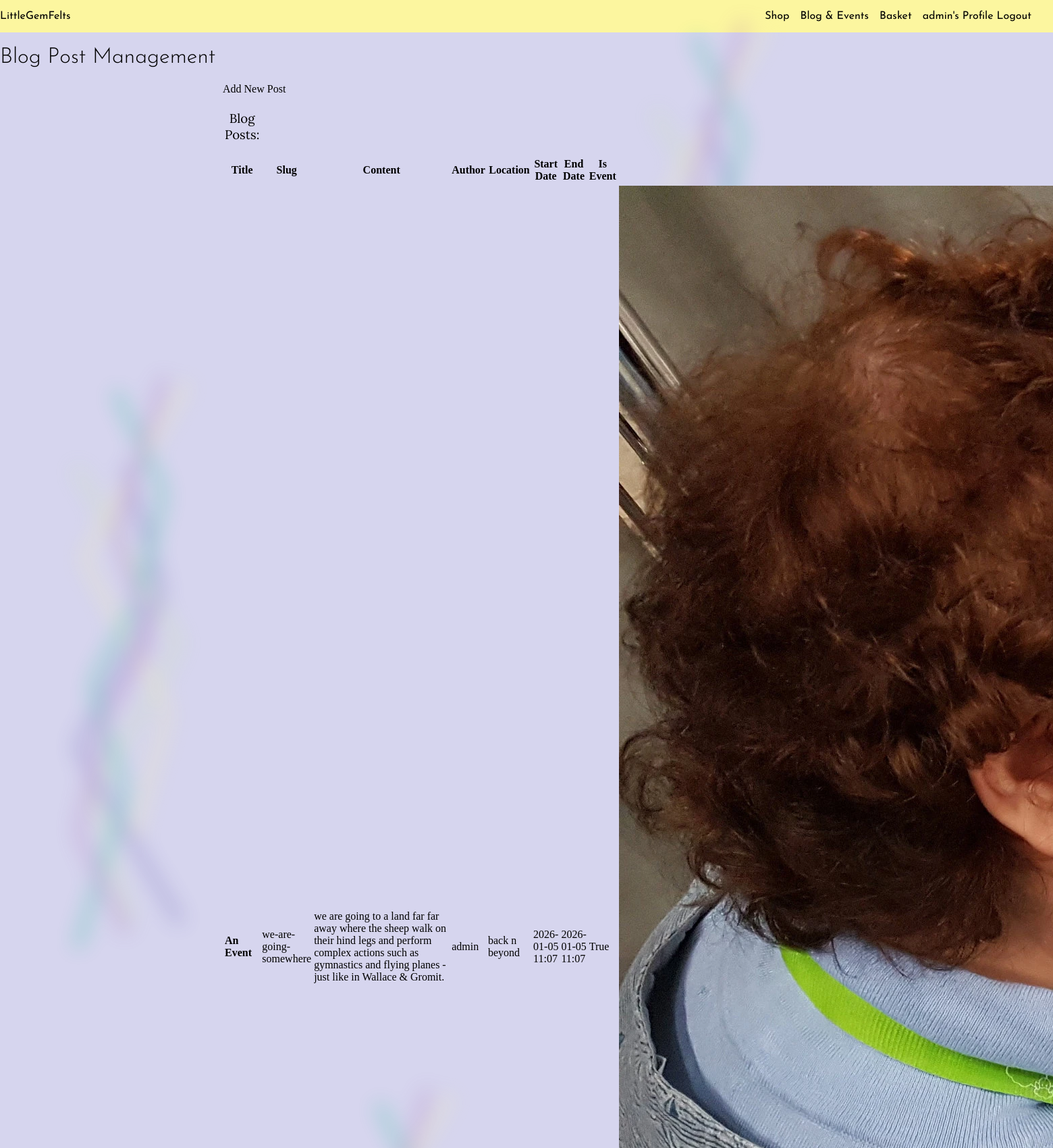
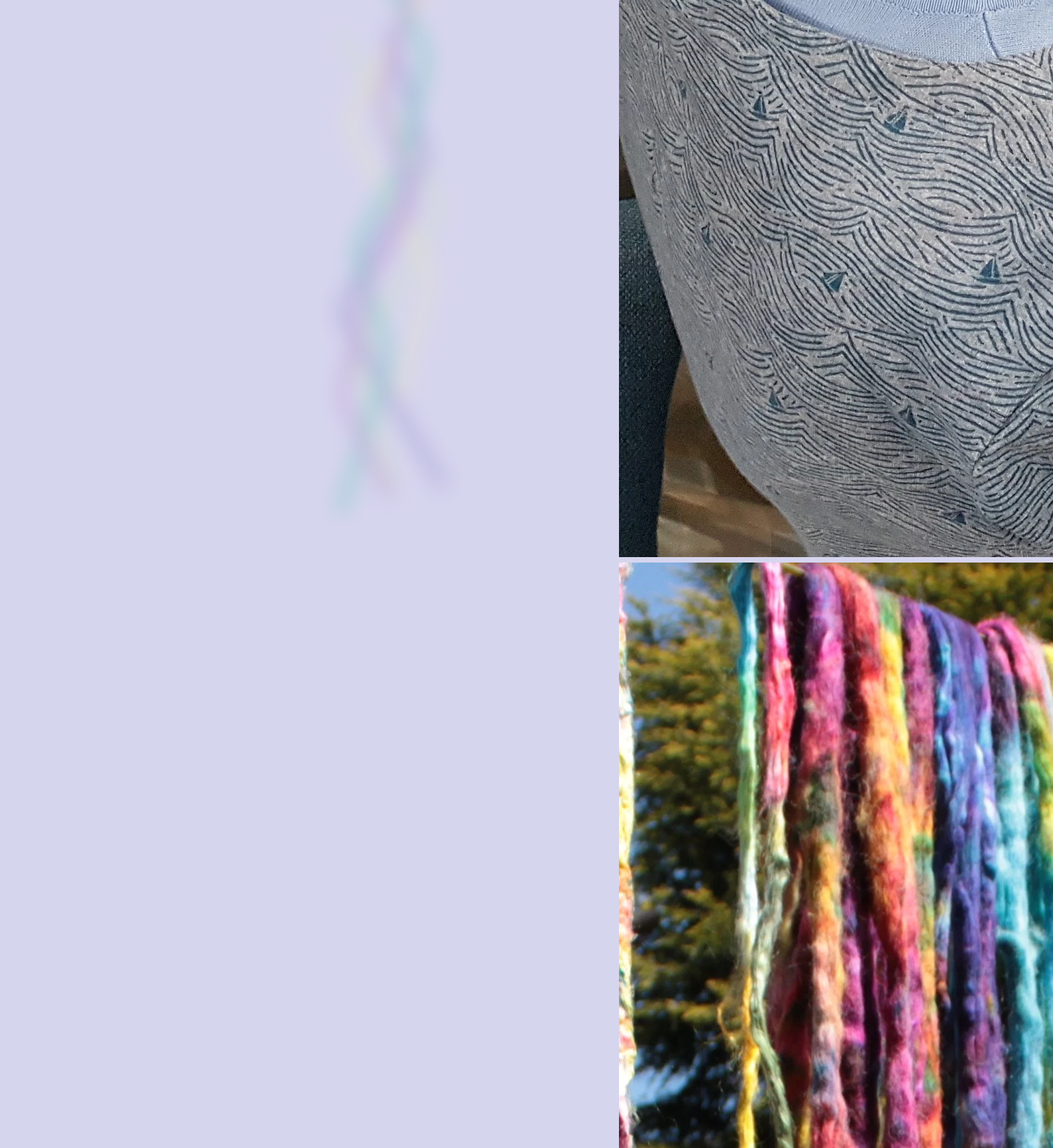
The app's page /management/blog/ (signed in, upper part) with its own data (2 pictures, top to bottom).
### blog/models.py (models this page shows, shortened)
class Post(models.Model):
    title = models.CharField(max_length=200, unique=True)
    slug = models.SlugField(max_length=200, unique=True)
    author = models.ForeignKey(User, on_delete=models.CASCADE, related_name="blog_posts")
    content = models.TextField()
    img = models.ImageField(blank=True ,upload_to=None, height_field=None, width_field=None, max_length=None)
    start_date = models.DateTimeField(auto_now=False, auto_now_add=False)
    end_date = models.DateTimeField(auto_now=False, auto_now_add=False)
    location = models.CharField(max_length=200)
    is_event = models.BooleanField(default=False)
    allow_comments = models.BooleanField(default=False)
    date_created = models.DateTimeField(auto_now_add=True)
    date_updated = models.DateTimeField(auto_now=True)
    publish = models.BooleanField(default=False)
    class Meta:
        ordering = ['date_created']

### management/views.py (the view)
# urls.py: path('blog/', views.blog_management, name='blog_management'),
@staff_member_required
def blog_management(request):
    posts = Post.objects.all().select_related('author')
    context = {
        'posts': posts,
    }
    return render(request, 'management/blog_management.html', context)

### basket/contexts.py (called while the page is built, shortened)
def basket_contents(request):
    basket_items=[]
    product_count = 0
    total = Decimal('0.00')
    delivery = Decimal('0.00')
    basket = request.session.get('basket', {}) # needs to fetch the items from the basket when implemented
    grand_total = total + delivery
    return {
        'basket_items': basket_items,
        'product_count': product_count,
        'total': total.quantize(Decimal('0.01')),
        'delivery': delivery.quantize(Decimal('0.01')),
        'grand_total': grand_total.quantize(Decimal('0.01')),
    }

### management/templates/management/blog_management.html (shortened to what this page needs)
{% extends "layout.html" %}
{% load static %}
{% block extra_css %}
<link rel="stylesheet" href="{% static 'css/profile.css' %}">
{% endblock extra_css %}
{% block titles %}
<h1>Blog Post Management</h1>
{% endblock titles %}
{% block content %}
<section class="product-listing">
    <div>
        <wa-button href="{% url 'management:add_post' %}" variant="brand" pill>Add New Post</wa-button>
    </div>
    <div class="container">
        <wa-scroller orientation="horizontal">
            <table>
                <tr>
                    <th><h3>Blog Posts:</h3></th>
                </tr>
                <tr>
                    <th>Title</th>
                    <th>Slug</th>
                    <th>Content</th>
                    <th>Author</th>
                    <th>Location</th>
                    <th>Start Date</th>
                    <th>End Date</th>
                    <th>Is Event</th>
                    <th>Allow Comments</th>
                </tr>
                {% for post in posts %}
                <tr>
                    <td>
                        {{post.title}}
                    </td>
                    <td>
                        {{post.slug}}
                    </td>
                    <td>
                        <div class="description-cell">{{post.content}}</div>
                    </td>
                    <td>
                        {{post.author}}
                    </td>
                    <td>
                        {{post.location}}
                    </td>
                    <td>
                        {{post.start_date|date:"Y-m-d H:i"}}
                    </td>
                    <td>
                        {{post.end_date|date:"Y-m-d H:i"}}
                    </td>
                    <td>
                        {{post.is_event}}
                    </td>
                    <td>
                        <div class="image-cell">
                            {% if post.img %}
                                <img src="{{ post.img.url }}" alt="{{ post.title }}">
                            {% else %}
                                <span>No image</span>
                            {% endif %}
                        </div>
                    </td>
                </tr>
                {% empty %}
                <tr>
                    <td colspan="12">No blog posts found.</td>
                </tr>
                {% endfor %}
            </table>
        </wa-scroller>
    </div>
</section>
{% endblock content %}

### templates/layout.html (shortened to what this page needs)
{% load static %}
{% url "home" as home_url %}
<!DOCTYPE html>
<html lang="en">
<head>
    <link rel="stylesheet" type="text/css" href="https://cdn.jsdelivr.net/npm/toastify-js/src/toastify.min.css">
    <link rel="stylesheet" href="{%static 'css/base.css'%}">
    {% block extra_css %}{% endblock extra_css %}
</head>
<body>
    <header>
      <nav class='navbar'>
      <wa-button appearance='plain' size='large'href='{% url 'home'%}'>LittleGemFelts</wa-button>
      <ul class="menu">
        <li>
          <wa-button class="nav-btn" href="{% url 'store:store'%}">Shop</wa-button>
        </li>
          <wa-button class="nav-btn" pill href="{% url 'blog:blog_list'%}">Blog & Events</wa-button>
        <li>
          <wa-button class="nav-btn" pill href="{% url 'basket:view_basket'%}">Basket</wa-button>
        </li>
        <li>
          {% if user.is_authenticated %}
          <wa-button class="nav-btn" pill href="{% url 'userprofile:profile_view'%}">{{user.username}}'s Profile</wa-button>
          <wa-button class="nav-btn" pill href="{% url 'account_logout' %}">Logout</wa-button>
          {% else %}
          <wa-button class="nav-btn" pill href="{% url 'account_login' %}">Log-in / Sign-up</wa-button>
          {% endif %}
        </li>
      </ul>
      </nav>
    </header>
    <div class="background-svg">
      <div class="bg-svg item1">
        <img src="{{MEDIA_URL}}fibers.svg" alt="">
      </div>
      <div class="bg-svg item2">
        <img src="{{MEDIA_URL}}fibers.svg" alt="">
      </div>
      <div class="bg-svg item3">
      </div>
      <div class="bg-svg item4">
      </div>
    </div>
    <main>
      {% block titles %}{% endblock titles %}
      {% block content %}{% endblock content %}
    </main>
</body>
</html>

### static/css/base.css (style rules this page uses)
:root { --title-font: "josefin sans", sans-serif; --heading-font: "Lora", sans-serif; --content-font: "cormorant", sans-serif; --amethyst-c1: #a560b2; --violet-twilight-c2: #564dac; --light-gold-c3: #fcf69f; --lavender-c4: #d6d5ee; --ash-grey-c5: #a3c4bc; --tropical-teal-c6: #16bac5; }
html, body { width: 100%; margin: 0; }
body { display: flex; flex-direction: column; background-color: #d6d5ee; }
main { flex: 1; z-index:2; }
h1 { font-family: var(--title-font); font-weight: 300; }
h2, h3, h4, h5, h6 { font-family: var(--heading-font); font-weight: 300; }
section { max-width: 900px; margin: 0 auto clamp(2rem, 15vw, 20rem); }
.navbar { font-family: var(--title-font); display: flex; flex-wrap: wrap; justify-content: space-between; align-items: center; background-color: var(--light-gold-c3); position: relative; }
.menu { display: flex; flex-wrap: wrap; list-style: none; gap: 1rem; margin-right: 2rem; }
.background-svg { position: fixed; top: 0; left: 0; height: 100%; width: 100%; pointer-events: none; }
.bg-svg { position: absolute; }
.item1 { top:10%; left: 5%; width: 100px; }
.item2 { top:30%; left: 30%; width: 150px; }
.item3 { top:0%; left: 60%; width: 180px; }
.item4 { top:20%; left: 80%; width: 200px; }

### static/css/profile.css (style rules this page uses)
:root { --title-font: "josefin sans", sans-serif; --heading-font: "Lora", sans-serif; --content-font: "cormorant", sans-serif; --amethyst-c1: #a560b2; --violet-twilight-c2: #564dac; --light-gold-c3: #fcf69f; --lavender-c4: #d6d5ee; --ash-grey-c5: #a3c4bc; --tropical-teal-c6: #16bac5; }
td { width:50%; }
td:first-child { font-weight: bold; width: 30%; }
table tr { height: 40px; }
.description-cell { max-height:200px; min-width: 200px; overflow-y: auto; }
.container { display: flex; flex-direction: column; flex-wrap: wrap; margin: auto; justify-content: center; }

### records on screen
Post: title "An Event", slug "we-are-going-somewhere", content "we are going to a land far far away where the sheep walk on their hind legs and perform complex actions such as gymnastics and flying planes - just like in Wallace & Gromit.", author "admin", location "back n beyond", start_date "2026-01-05 11:07", end_date "2026-01-05 11:07", is_event "True", img (picture)
Post: img (picture)

### other values on screen
{{ user.username }} "admin"
